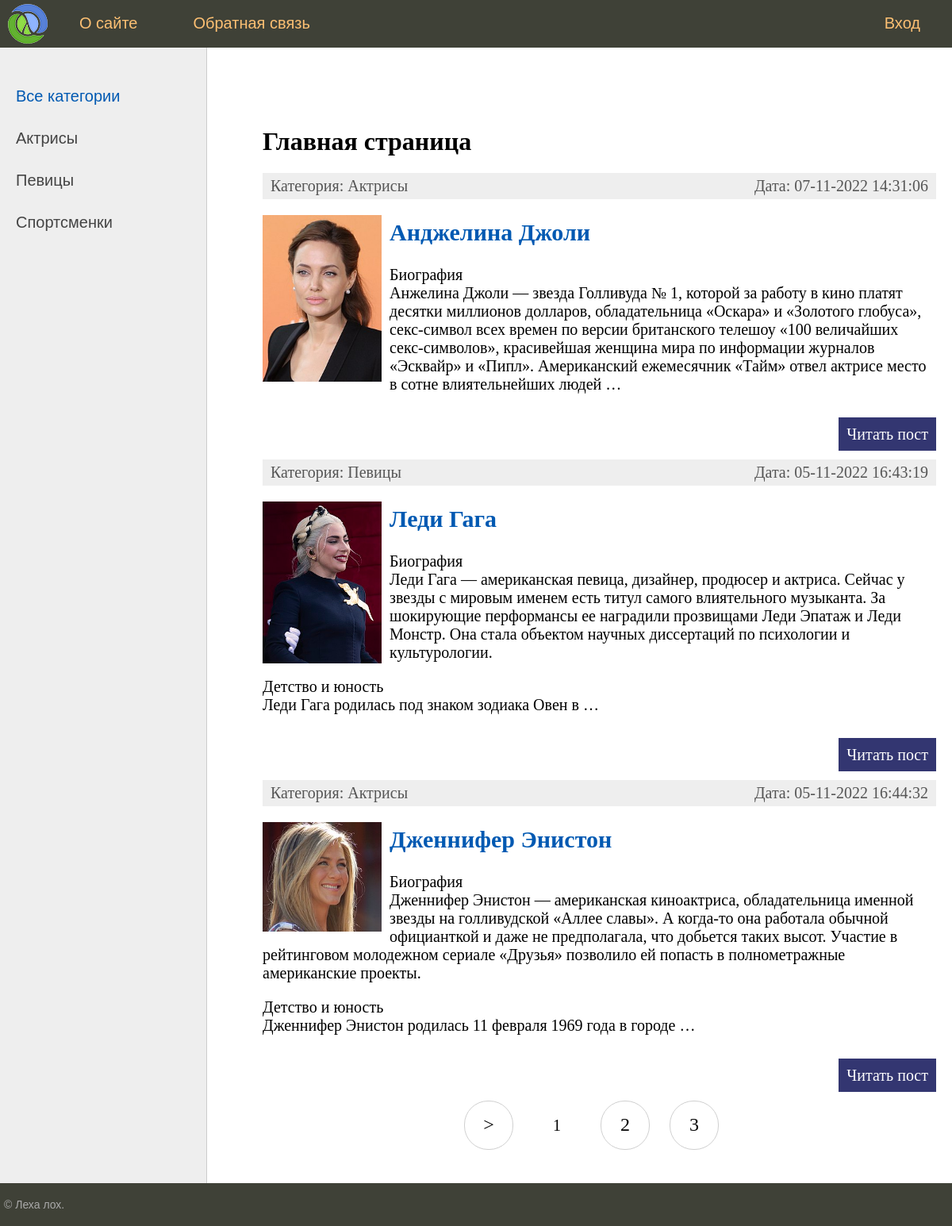
The page / on the database its author committed.
### women/models.py (models this page shows, shortened)
class Category(models.Model):
    name = models.CharField(max_length=100, db_index = True, verbose_name= 'Категория')
    slug = models.SlugField(max_length=255, unique=True, db_index=True, verbose_name="URL")
    def __str__(self):
        return self.name
    def get_absolute_url(self):
        return reverse('category', kwargs={'cat_slug': self.slug})
    class Meta:
        verbose_name = 'Категории'
        verbose_name_plural = 'Категории'
        ordering = ['id']# Сортировка по умоланию как на сайте так и в админке

class Women(models.Model):
    title = models.CharField(max_length=255, verbose_name= 'Заголовок')
    slug = models.SlugField(max_length=255, unique=True, db_index=True, verbose_name="URL") # unique=True - не будет повторок
    content = models.TextField(blank=True, verbose_name= 'Текст')
    photo = models.ImageField(upload_to="photos/%Y/%m/%d/", verbose_name= 'Фото') # Для работы со статическими данными нужен python -m pip install Pillow
    time_create = models.DateTimeField(auto_now_add=True, verbose_name= 'Дата создания')
    time_update = models.DateTimeField(auto_now=True, verbose_name= 'Дата изменения')
    is_published = models.BooleanField(default=True, verbose_name= 'Публикация')
    cat = models.ForeignKey('Category', on_delete=models.PROTECT, null= True, verbose_name= 'Категория') # Отношение многие к одному (у нескольких женьщины может быть одинаеовая категория)
    def get_absolute_url(self):
        return reverse('post', kwargs={'post_slug': self.slug})
    class Meta:
        verbose_name = 'Известные женщины'
        verbose_name_plural = 'Известные женщины'
        ordering = ['time_create', 'title']# Сортировка по умоланию как на сайте так и в админке

### women/views.py (the view)
# urls.py: path('', WomenHome.as_view(), name='home'), # name='home' - это именованный параметр для внутреннего обращения в коде (например для редиректа)
class WomenHome(DataMixin, ListView):
    model = Women # атрибут model ссылается на модель
    template_name = 'women/index.htm' # Передаём шаблон в представление
    context_object_name = 'posts' # теперь бкдем работать с колекцией по имени posts, имя используемое в templates
    def get_context_data(self, *, object_list=None, **kwargs):
        context = super().get_context_data(**kwargs) # Берем ранее созданый контекст, чтобы не потерять его
        c_def = self.get_user_context(title="Главная страница") # Плюс передаем в kwargs(в наш контекст) -> title
        return dict(list(context.items()) + list(c_def.items())) # Объеденяем два наших контекста из ListView и DataMixin в один
    def get_queryset(self):
        return Women.objects.filter(is_published=True).select_related('cat') # Вернёт только опубликованные записи

### women/templatetags/women_tags.py (called while the page is built)
@register.simple_tag(name='getcats')
def get_categories(): # В шаблоне для использования тега(данных) обращаеся по имени функции
    return Category.objects.all()

### women/utils.py (called while the page is built)
    def get_user_context(self, **kwargs):
        context = kwargs
        cats = cache.get('cats')
        if not cats:
            cats = Category.objects.annotate(Count('women'))
            cache.set('cats', cats, 60)
        user_menu = menu.copy()
        if not self.request.user.is_authenticated:
            user_menu.pop(1) # удаляем пункт меню для не авторизованных пользователей {'title': "Добавить статью", 'url_name': 'add_page'},
        context['menu'] = user_menu
        context['cats'] = cats
        if 'cat_selected' not in context:
            context['cat_selected'] = 0
        return context

### women/templates/women/index.htm (shortened to what this page needs)
{% extends 'women/base.htm' %}
{% block content %}
<h1>{{title}}</h1>
    {% for post in posts %}
    <div class="article-panel">
        <p class="first">Категория: {{ post.cat }}</p>
        <p class="last">Дата: {{post.time_update|date:"d-m-Y H:i:s"}}</p>
</div>
{% if post.photo %}
    <p><img class="img-article-left thumb" src="{{ post.photo.url }}"></p>
{% endif %}
    <a href="{{ post.get_absolute_url }}"><h2>{{ post.title }}</h2></a>
    <p>{{ post.content|linebreaks|truncatewords:50 }}</p>
    <p class="link-read-post"><a href="{{ post.get_absolute_url }}">Читать пост</a></p>
    {% endfor %}
{% endblock content %}

### women/templates/women/base.htm (shortened to what this page needs)
{% load static %}
{% load women_tags %}
<!DOCTYPE html>
<html>
<head>
	<link type="text/css" href="{% static 'women/css/styles.css' %}" rel="stylesheet" />
</head>
<body>
<table class="table-page" border=0 cellpadding="0" cellspacing="0">
<tr><td valign=top>
{% block mainmenu %}
	<div class="header">
		<ul id="mainmenu" class="mainmenu">
		<li class="logo"><a href="{% url 'home' %}"><div class="logo"></div></a></li>
{% for m in menu %}
		<li><a href="{% url m.url_name %}">{{m.title}}</a></li>
{% endfor %}
			{% if request.user.is_authenticated %}
			<li class="last"> {{ user.username }} <a href="{% url 'logout_user'%}">| Выход</a></li>
			{% else %}
			<li class="last"><a href="{% url 'login_user'%}">Вход</a></li>
			{% endif %}
		</ul>
	</div>
{% endblock mainmenu %}
<table class="table-content" border=0 cellpadding="0" cellspacing="0">
<tr>
	<td valign="top" class="left-chapters">
	<ul id="leftchapters">
{% if cat_selected == 0 %}
		<li class="selected">Все категории</li>
{% else %}
		<li><a href="{% url 'home' %}">Все категории</a></li>
{% endif %}
{% for c in cats %}
	{% if c.women__count > 0 %}
    	{% if c.pk == cat_selected %}
        	<li class="selected">{{c.name}}</li>
    	{% else %}
        	<li><a href="{{ c.get_absolute_url }}">{{c.name}}</a></li>
		{% endif %}
    {% endif %}
{% endfor %}
	</ul>
</td>
<td valign="top" class="content">
	<div class="content-text">
{% block content %}
{% endblock %}
{% if page_obj.has_other_pages  %}
<nav class="list-pages">
    <ul>
{% if page_obj.has_next %}
<li class="page-num">
         <a href="?page={{ page_obj.next_page_number }}">&gt;</a>
</li>
{% endif %}
        {% for p in paginator.page_range %}
        {% if page_obj.number == p %}
        <li class="page-num page-num-selected">{{ p }}</li>
        {% elif p >= page_obj.number|add:-2 and p <= page_obj.number|add:2  %}
        <li class="page-num">
            <a href="?page={{ p }}">{{ p }}</a>
        </li>
        {% endif %}
        {% endfor %}
    </ul>
</nav>
{% endif %}
	</div>
</td></tr></table>
</td></tr>
<tr><td valign=top>
	<div id="footer">
		<p>&copy; Леха лох.</p>
	</div>
</td></tr></table>
</body>
</html>

### women/static/women/css/styles.css (style rules this page uses)
html, body { font-family: 'Arial'; margin: 0; padding: 0; height: 100%; width: 100%; color: #444; }
a { color: #0059b2; text-decoration: none; }
img { max-width: 600px; height: auto; }
img.img-article-left { max-width: 300px; height: auto; float: left; padding: 0 10px 10px 0; }
img.img-article-left.thumb { max-width: 150px; height: auto; }
p.link-read-post { text-align: right; }
p.link-read-post a { padding: 10px; min-width: 100px; background: #333671; color: #fff; text-decoration: none; }
div.article-panel { background: #eee; padding: 5px 10px 5px 10px; box-sizing border-box; overflow: hidden; color: #555; }
div.article-panel p.first { margin: 0; float: left; }
div.article-panel p.last { margin: 0; float: right; }
.table-page { width: 100%; height: 100%; vertical-align: top; }
.table-page tr { height: 100%; }
.header { background: #3F4137; height: 60px; }
.logo { background: url('../images/logo.png') no-repeat 10px 5px; width: 70px; height: 60px; }
ul.mainmenu { list-style: none; margin: 0; padding: 0; height: 60px; color: #fdc073; font-size: 20px; overflow: hidden; }
ul.mainmenu li { float: left; margin: 18px 40px 0 30px; }
ul.mainmenu li.logo { margin: 0; }
ul.mainmenu li.last { float: right; }
ul.mainmenu li a { color: #fdc073; text-decoration: none; }
.table-content { width: 100%; min-height: 100%; height: 100%; }
.left-chapters { margin: 0; background: #eee; border-right: 1px solid #ccc; min-height: 100%; }
.left-chapters ul { width: 230px; min-height: 100%; margin: 0; padding: 20px 10px 10px 20px; list-style: none; font-size: 20px; }
.left-chapters ul li { margin: 30px 0 0 0; color: #999; }
.left-chapters ul li.selected { color: #0059b2; }
.left-chapters ul li a { color: #444; text-decoration: none; }
.content { padding: 40px 20px 20px 40px; width: 100%; box-sizing: border-box; }
.content-text { margin: 60px 0 0 30px; color: #000; font-size: 20px; font-family: Yandex Sans Display Light; }
.content-text h1 { font-size: 32px; }
#footer { box-sizing: border-box; background: #3F4137; padding: 5px; color: #aaa; font-size: 14px; font-family: Verdana, Geneva, Arial, Helvetica; text-align: left; overflow: hidden; }
.list-pages { text-align: center; margin: 0 0 20px 0; }
.list-pages ul { margin: 20px 0 0 0; padding: 0; list-style: none; }
.list-pages ul li { display: inline-block; margin: 0 20px 0 0; }
.list-pages a { color: #000; font-size: 24px; text-decoration: none; }
.list-pages .page-num, .page-num-selected { display: inline-block; width: 60px; height: 44px; padding: 16px 0 0 0; border: 1px solid #d0d0d0; border-radius: 30px; }
.list-pages .page-num-selected { border: none; color: #000; font-size: 20px; }

### rows shown on the page
Category: name "Актрисы"
Category: name "Певицы"
Category: name "Спортсменки"
Women: cat "Актрисы", time_update "07-11-2022 14:31:06", photo (picture), title "Анджелина Джоли", content "Биография Анжелина Джоли — звезда Голливуда № 1, которой за работу в кино платят десятки миллионов долларов, обладательница «Оскара» и «Золотого глобуса», секс-символ всех времен по версии британского телешоу «100 величайших секс-символов», красивейшая женщина мира по информации журналов «Эсквайр» и «Пипл». Американский ежемесячник «Тайм» отвел актрисе место в сотне влиятельнейших людей …"
Women: cat "Певицы", time_update "05-11-2022 16:43:19", photo (picture), title "Леди Гага", content "Биография Леди Гага — американская певица, дизайнер, продюсер и актриса. Сейчас у звезды с мировым именем есть титул самого влиятельного музыканта. За шокирующие перформансы ее наградили прозвищами Леди Эпатаж и Леди Монстр. Она стала объектом научных диссертаций по психологии и культурологии. Детство и юность Леди Гага родилась под знаком зодиака Овен в …"
Women: cat "Актрисы", time_update "05-11-2022 16:44:32", photo (picture), title "Дженнифер Энистон", content "Биография Дженнифер Энистон — американская киноактриса, обладательница именной звезды на голливудской «Аллее славы». А когда-то она работала обычной официанткой и даже не предполагала, что добьется таких высот. Участие в рейтинговом молодежном сериале «Друзья» позволило ей попасть в полнометражные американские проекты. Детство и юность Дженнифер Энистон родилась 11 февраля 1969 года в городе …"

### other values the page prints
{{ m.title }} "О сайте" "Обратная связь"
{{ title }} "Главная страница"
{{ p }} "1"
{{ p }} "2" "3"
